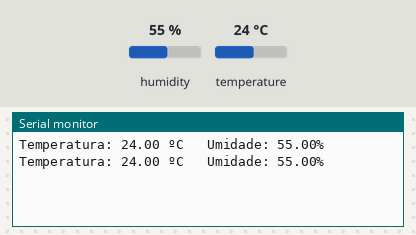
The sketch below on a simulated Arduino Uno, built with avr-gcc and run on an emulated ATmega328P. Parts: the last lines printed to the serial monitor. The test bench sets the inputs (shaded band); at power-on: humidity 55 %, temperature 24 °C.

Above: at 4.8 s.
4.9 s: humidity set to 22 %
At 7.3 s:
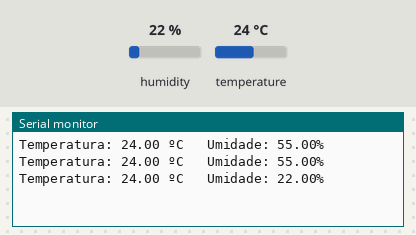
7.9 s: temperature set to 12 °C
At 8.5 s:
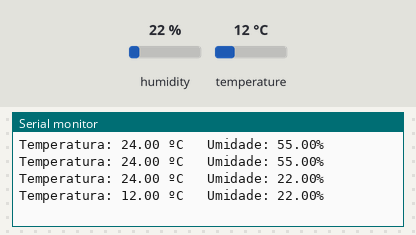
10.9 s: humidity set to 40 %
At 13.4 s:
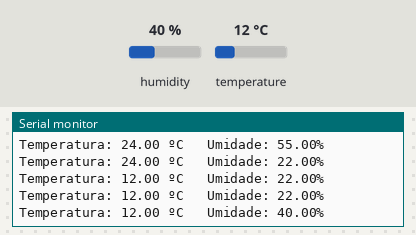
Timing chart, 0 to 14.9 s (numbered marks = the images above; inputs shaded):
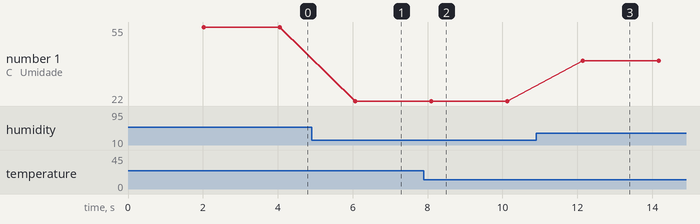

The sketch:

class.ino
```cpp
//inclui a biblioteca que possui as funções do sensor DHT
#include "DHT.h"

const int pino_dht = 9;//Pino em que o sensor DHT está conectado
float temperatura;//Var para armazenar o valor da temperatura
float umidade;//Var para armazenar o valor da umidade

DHT dht(pino_dht, DHT11);//define o pino e o tipo de DHT

void setup() {
  // put your setup code here, to run once:
  Serial.begin(9600);

  dht.begin();//inicializa o sensor DHT

}

void loop() {
  // aguarda um tempo entre uma leitura e outra
  delay(2000);//Datasheet

  //A leitura da temperatura ou da humidade pode levar 250ms
  //O atraso pode chegar até 2 segundos
  temperatura = dht.readTemperature();//lê a temperatura
  umidade = dht.readHumidity();//lê a umidade

  //Caso ocorra falhas na leitura
  if(isnan(umidade) || isnan(temperatura)){
    Serial.println("Falha na leitura!!!");
  }
  else{
    //Valores da Temperatura
    Serial.print("Temperatura: ");
    Serial.print(temperatura);
    Serial.print(" ºC ");

    Serial.print("\t");

    //Valores da Umidade
    Serial.print("Umidade: ");
    Serial.print(umidade);
    Serial.print("%\t");

    Serial.println();
    }

}
```

Measured:
- after the input at 4.9 s, the serial monitor: prints a new line after 1.2 s (image 1)
- after the input at 7.9 s, the serial monitor: prints a new line after 0.20 s (image 2)
- after the input at 10.9 s, the serial monitor: prints a new line after 1.2 s (image 3)
- plotted number 1: 55 → 22 after the input at 4.9 s, 22 → 40 after the input at 10.9 s
